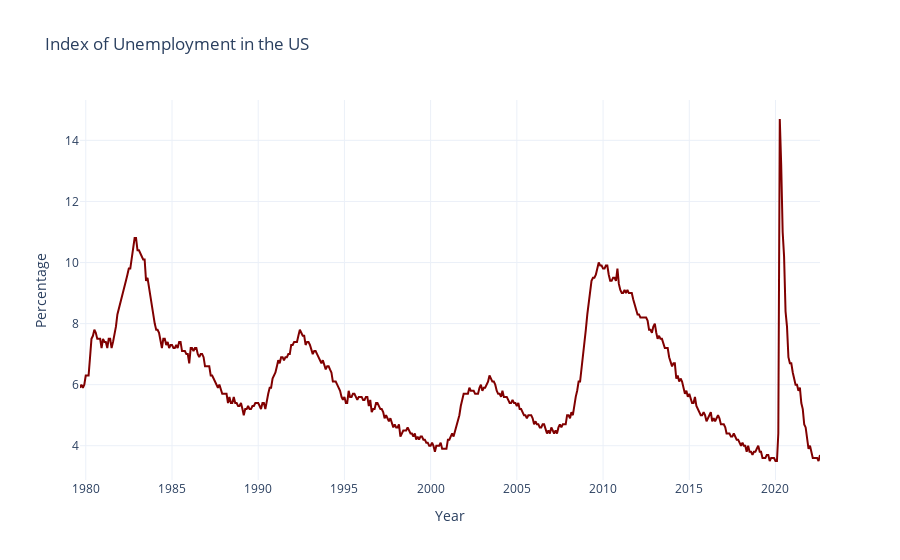

Notebook source saved alongside this figure:
### Code cell
figUnem= px.line(Unem, y='Value', title='Index of Unemployment in the US', 
    color_discrete_sequence=['maroon'], template= 'plotly_white',
    labels={'TIME': 'Year', 'Value': 'Percentage'})

figUnem.show()

### Figure 1 — Plotly figure (JSON) as saved in the notebook; plotly's stock layout.template omitted (floating-point values rounded to 4 significant figures; data arrays with more than 128 entries replaced by an {"elided": "..."} marker saying what was removed)
{"data": [{"hovertemplate": "Year=%{x}<br>Percentage=%{y}<extra></extra>", "legendgroup": "", "line": {"color": "maroon", "dash": "solid"}, "marker": {"symbol": "circle"}, "mode": "lines", "name": "", "orientation": "v", "showlegend": false, "type": "scatter", "x": {"elided": "516 str values"}, "xaxis": "x", "y": {"elided": "516 float values"}, "yaxis": "y"}], "layout": {"legend": {"tracegroupgap": 0}, "title": {"text": "Index of Unemployment in the US"}, "xaxis": {"anchor": "y", "domain": [0, 1], "title": {"text": "Year"}}, "yaxis": {"anchor": "x", "domain": [0, 1], "title": {"text": "Percentage"}}}}
